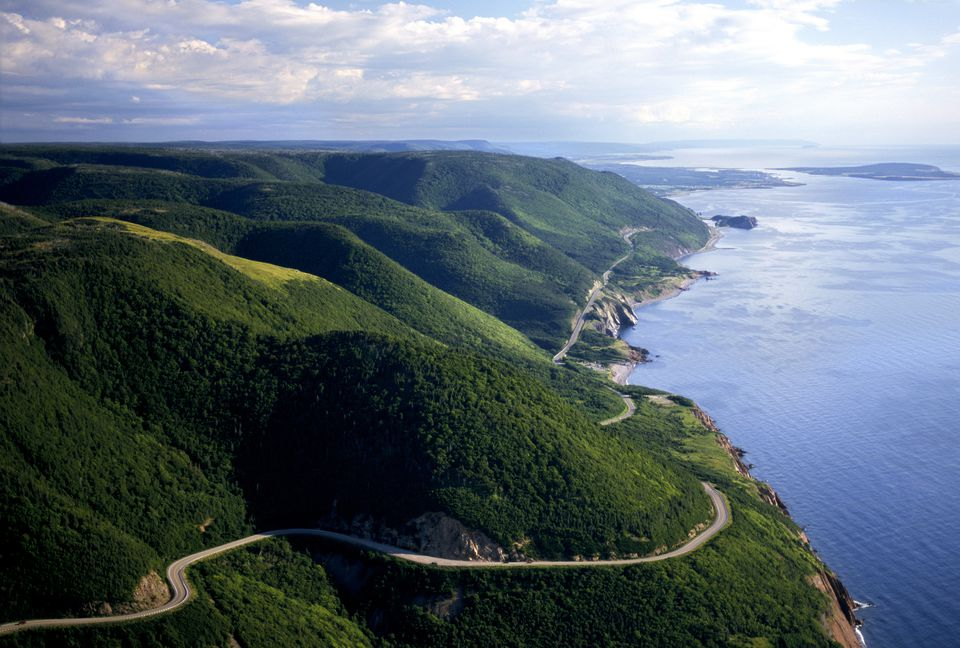
#> input picture Filtros/image.jpg, 960 x 648 px
$ python filtros.py
#> lines starting #> are read from the running program, lines starting #| are printed output that depends on the picture
import numpy as np
import cv2, os
##########################FILTRO DA MEDIA###########################
def avgFilter(img, k):
    kernel = np.zeros((k,k))+1/(k**2) #preenchendo uma matriz kxk com valores iguais a 1/(k^2).
    rows, cols = img.shape
    result = np.zeros((rows, cols), np.float32)
    edge = (k-1)//2
    for i in range(edge, rows-edge):
        for j in range(edge, cols-edge):
            for x in range(k):
                for y in range(k):
                    result[i,j]+=img[i+x-edge, j+y-edge]*kernel[x,y]
    return result
#######################FILTRO GAUSSIANO##############################
def gaussian(img):
    kernel = np.matrix('1 2 1; 2 4 2; 1 2 1')/16
    k = kernel.shape[0]
    rows, cols = img.shape
    result = np.zeros((rows, cols), np.float32)
    edge = (k-1)//2
    for i in range(edge, rows-edge):
        for j in range(edge, cols-edge):
            for x in range(k):
                for y in range(k):
                    result[i,j]+=img[i+x-edge, j+y-edge]*kernel[x,y]
    return result
#######################FILTRO DA MEDIANA#############################
def medianFilter(img, k):
    rows, cols = img.shape
    result = np.zeros((rows, cols), np.float32)
    edge = (k-1)//2
    for i in range(edge, rows-edge):
        for j in range(edge, cols-edge):
        	#obtendo a mediana dos valores dos pixels correspondentes ao frame
            tempV = []
            for x in range(k):
                for y in range(k):
                    tempV.append(img[i+x-edge, j+y-edge])
            tempV.sort()
            result[i,j] = tempV[len(tempV)//2]
    return result

#############################MAIN######################################
if not os.path.exists('Results'):
    os.makedirs('Results')
##############################BLUR#####################################

file = 'image.jpg'
img = cv2.imread(file, 0)
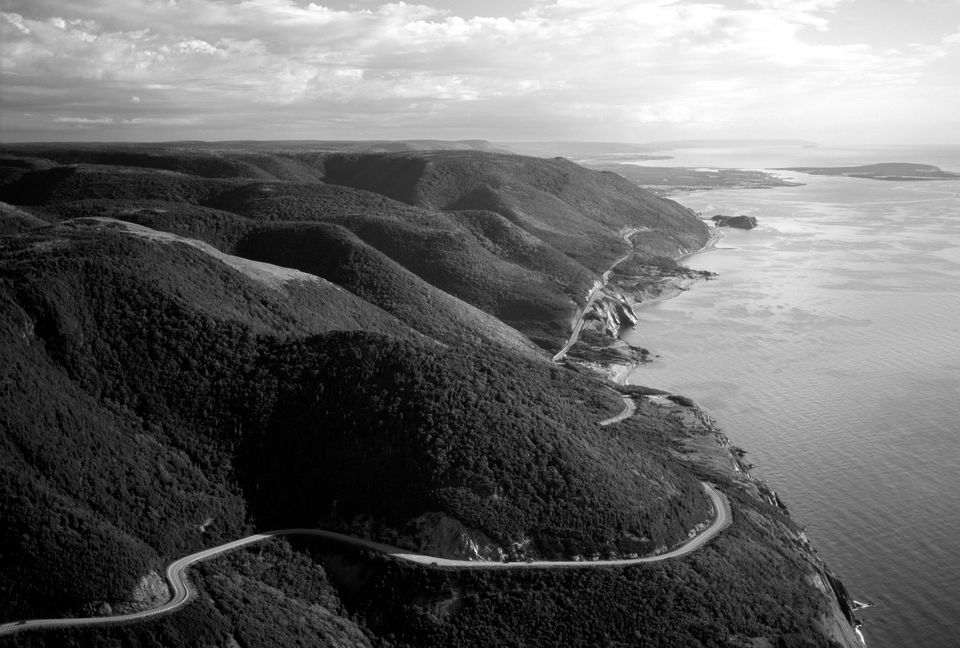
#> img: shape (648, 960); min 0, max 255, mean 105.3

#cv2.imwrite('Results/NOFILTER_original_{file}'.format(file = file), img)
#basta mudar o valor de k para obter um frame de tamanho diferente. k é a ordem da matriz
k = 3
cv2.imwrite('Results/avgFilter_kernel_{k}_{k}{file}'.format(k = k, file = file), avgFilter(img, k))
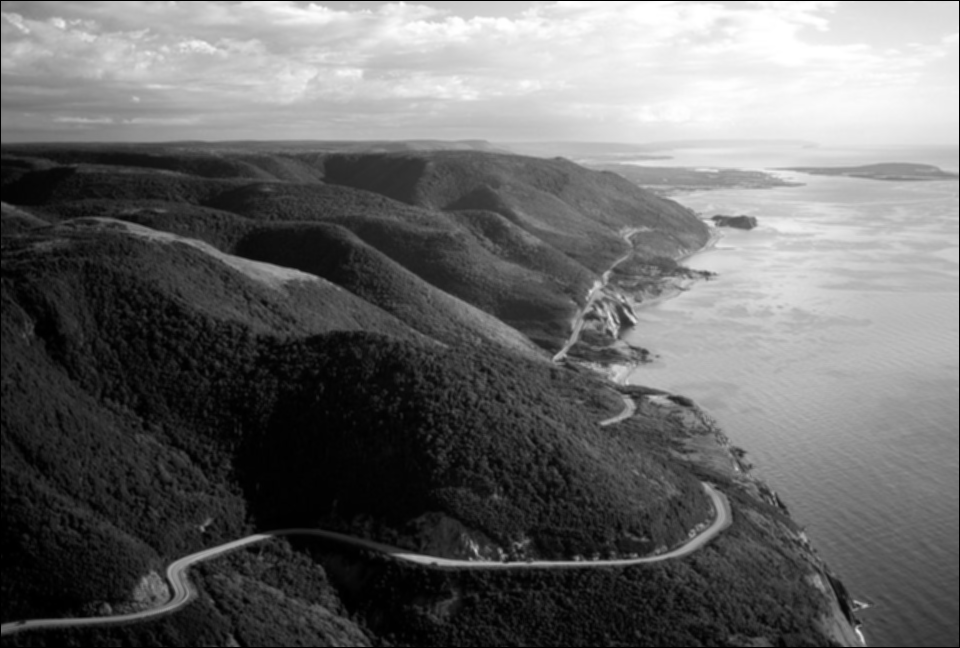
#> saved as avgFilter_kernel_3_3image.jpg: shape (648, 960); min 0, max 255, mean 104.8
k = 5
cv2.imwrite('Results/avgFilter_kernel_{k}_{k}{file}'.format(k = k, file = file), avgFilter(img, k))
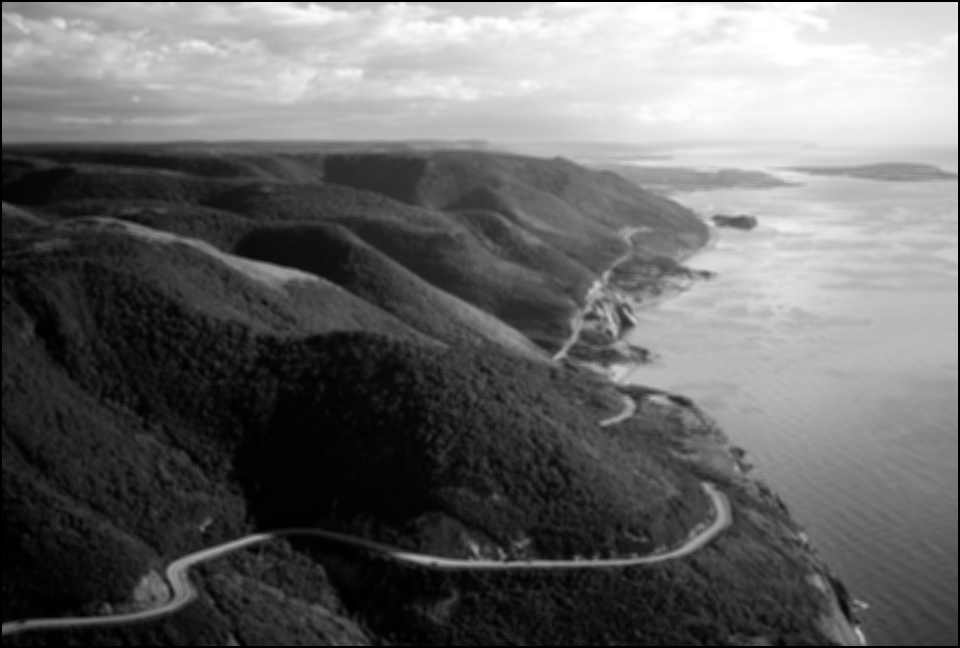
#> saved as avgFilter_kernel_5_5image.jpg: shape (648, 960); min 0, max 255, mean 104.2

cv2.imwrite('Results/a_gaussian{file}'.format(file = file), gaussian(img))

##################################REMOCAO DE RUIDO######################
'''
file = 'flor.jpg'
img = cv2.imread(file, 0)

cv2.imwrite('Results/NOFILTER_original_{file}'.format(file = file), img)
k = 7
cv2.imwrite('Results/Median_kernel_{k}_{k}{file}'.format(k = k, file = file), medianFilter(img, k))
'''
